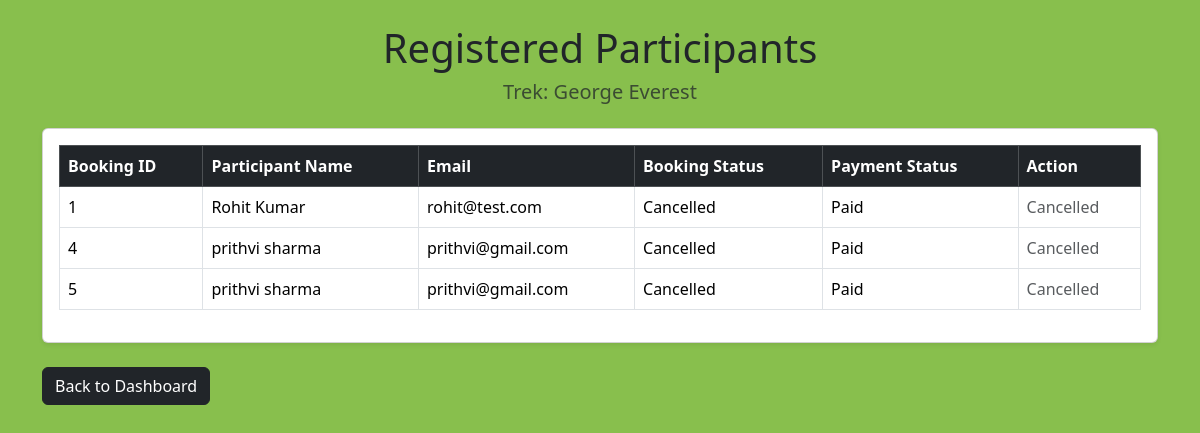
/staff/participants/2 (signed in), run on the app's committed database.
### models/models.py (models this page shows)
class Trek(db.Model):
    __tablename__ = "treks"
    id = db.Column(db.Integer, primary_key=True)
    trek_name = db.Column(db.String(100), nullable=False)
    location = db.Column(db.String(100))
    difficulty = db.Column(db.String(50))
    duration_days = db.Column(db.Integer)
    available_slots = db.Column(db.Integer)
    status = db.Column(db.String(20),default="Open")
    progress_status = db.Column(db.String(20),default="Not Started")
    assigned_staff_id = db.Column(db.Integer,db.ForeignKey("users.id"))
    bookings = db.relationship(           #defines relationship b/w trek and bookings bcoz  1 trek can have multi booking
        "Booking",
        backref="trek",
        lazy=True
    )

class Booking(db.Model):
    __tablename__ = "bookings"
    id = db.Column(db.Integer, primary_key=True)
    user_id = db.Column(db.Integer,db.ForeignKey("users.id"),nullable=False)
    trek_id = db.Column(db.Integer,db.ForeignKey("treks.id"),nullable=False)
    booking_date = db.Column(db.DateTime,default=datetime.utcnow)
    booking_status = db.Column(db.String(20),default="Booked")
    payment_status = db.Column(db.String(20),default="Unpaid")

class User(db.Model, UserMixin):
    __tablename__ = "users"
    id = db.Column(db.Integer, primary_key=True)
    full_name = db.Column(db.String(100), nullable=False)
    email = db.Column(db.String(120), unique=True, nullable=False)
    password = db.Column(db.String(255), nullable=False)
    role = db.Column(db.String(20), nullable=False)
    status = db.Column(db.String(20),default="approved")
    created_at = db.Column(db.DateTime, default=datetime.utcnow)
    bookings = db.relationship(         #defines relationship b/w user and bookings bcoz  1 user can have multi bookings
        "Booking",
        backref="user",
        lazy=True
    )
    assigned_treks = db.relationship(     #defines relationship b/w staff and treks bcoz  1 staff can be assign multi treks
    "Trek",
    foreign_keys="Trek.assigned_staff_id",
    backref="assigned_staff",
    lazy=True
    )

### controllers/auth.py (the view)
@auth.route("/staff/participants/<int:trek_id>")
@login_required
def view_participants(trek_id):
    if current_user.role != "staff":
        return "Access Denied"
    staff_id = session["user_id"]       #staff can view participants
    trek = Trek.query.filter_by(
        id=trek_id,
        assigned_staff_id=staff_id
    ).first_or_404()
    bookings = Booking.query.filter_by(
        trek_id=trek.id
    ).all()
    return render_template(
        "view_participants.html",
        trek=trek,
        bookings=bookings
    )

### main.py (called while the page is built)
@login_manager.user_loader
def load_user(user_id):
    return db.session.get(User, int(user_id))

### templates/view_participants.html (shortened to what this page needs)
<!DOCTYPE html>
<html lang="en">
<head>
    <link href="https://cdn.jsdelivr.net/npm/bootstrap@5.3.3/dist/css/bootstrap.min.css"
          rel="stylesheet">
</head>
<body style="background-color: rgb(136, 191, 77);">
<div class="container py-4">
    <h1 class="text-center mb-2">
        Registered Participants
    </h1>
    <h5 class="text-center text-muted mb-4">
        Trek: {{ trek.trek_name }}
    </h5>
    <div class="card shadow-sm">
        <div class="card-body">
            <div class="table-responsive">
                <table class="table table-bordered table-hover align-middle">
                    <thead class="table-dark">
                        <tr>
                            <th>Booking ID</th>
                            <th>Participant Name</th>
                            <th>Email</th>
                            <th>Booking Status</th>
                            <th>Payment Status</th>
                            <th>Action</th>
                        </tr>
                    </thead>
                    <tbody>
                        {% for booking in bookings %}
                        <tr>
                            <td>{{ booking.id }}</td>
                            <td>{{ booking.user.full_name }}</td>
                            <td>{{ booking.user.email }}</td>
                            <td>{{ booking.booking_status }}</td>
                            <td>{{ booking.payment_status }}</td>
                            <td>
                                {% if booking.booking_status == "Cancelled" %}
                                    <span class="text-muted">
                                        Cancelled
                                    </span>
                                {% else %}
                                    <a href="/staff/remove_participant/{{ booking.id }}"
                                       class="btn btn-sm btn-danger">
                                        Remove
                                    </a>
                                {% endif %}
                            </td>
                        </tr>
                        {% endfor %}
                    </tbody>
                </table>
            </div>
        </div>
    </div>
    <div class="mt-4">
        <a href="/staff/dashboard"
           class="btn btn-dark">
            Back to Dashboard
        </a>
    </div>
</div>
</body>
</html>

### data on the page
Trek: trek_name "George Everest"
Booking: id "1", user.full_name "Rohit Kumar", user.email "rohit@test.com", booking_status "Cancelled", payment_status "Paid"
Booking: id "4", user.full_name "prithvi sharma", user.email "prithvi@gmail.com", booking_status "Cancelled", payment_status "Paid"
Booking: id "5", user.full_name "prithvi sharma", user.email "prithvi@gmail.com", booking_status "Cancelled", payment_status "Paid"
